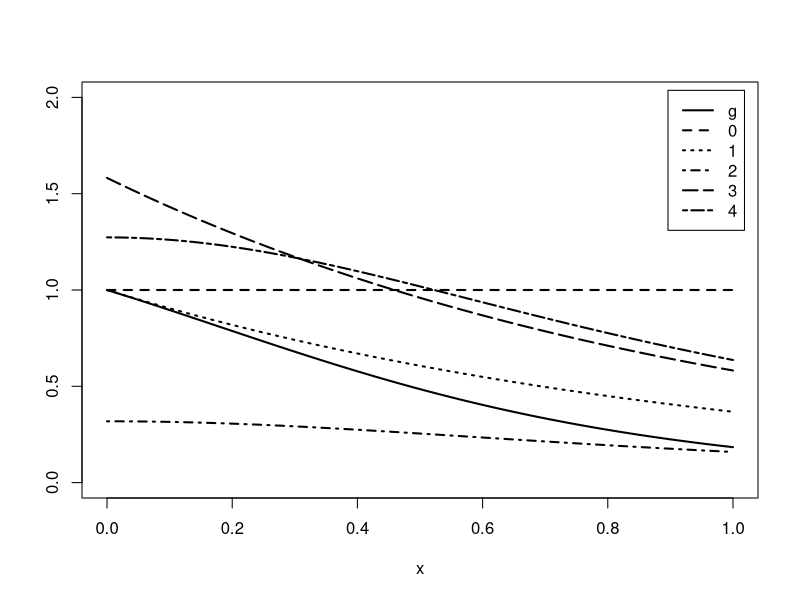
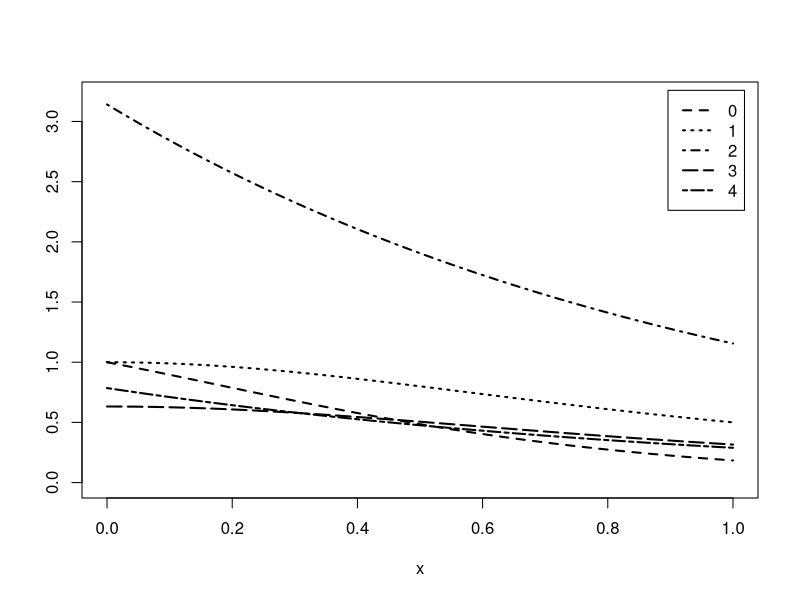

The R source for these figures, in order:
#######################################################
###    Statistical Computing with R  2e             ###
###    Maria L. Rizzo                               ###
###    Chapman & Hall/CRC The R Series              ###
###    ISBN 9781466553323 - CAT# K15269             ###
###    January 2019                                 ###
###                                                 ###
###  R code for Chapter 6                           ###
###  Monte Carlo Integration and Variance Reduction ###
#######################################################


### Example 6.1 (Simple Monte Carlo integration)

    m <- 10000
    x <- runif(m)
    theta.hat <- mean(exp(-x))
    print(theta.hat)
    print(1 - exp(-1))


### Example 6.2 (Simple Monte Carlo integration, cont.)

    m <- 10000
    x <- runif(m, min=2, max=4)
    theta.hat <- mean(exp(-x)) * 2
    print(theta.hat)
    print(exp(-2) - exp(-4))


### Example 6.3 (Monte Carlo integration, unbounded interval)

    x <- seq(.1, 2.5, length = 10)
    m <- 10000
    u <- runif(m)
    cdf <- numeric(length(x))
    for (i in 1:length(x)) {
        g <- x[i] * exp(-(u * x[i])^2 / 2)
        cdf[i] <- mean(g) / sqrt(2 * pi) + 0.5
    }

    Phi <- pnorm(x)
    print(round(rbind(x, cdf, Phi), 3))


### Example 6.4 (Example 6.3, cont.)

    x <- seq(.1, 2.5, length = 10)
    m <- 10000
    z <- rnorm(m)
    dim(x) <- length(x)
    p <- apply(x, MARGIN = 1,
             FUN = function(x, z) {mean(z < x)}, z = z)

    Phi <- pnorm(x)
    print(round(rbind(x, p, Phi), 3))


### Example 6.5 (Error bounds for MC integration)

    x <- 2
    m <- 10000
    z <- rnorm(m)
    g <- (z < x)  #the indicator function
    v <- mean((g - mean(g))^2) / m
    cdf <- mean(g)
    c(cdf, v)
    c(cdf - 1.96 * sqrt(v), cdf + 1.96 * sqrt(v))


### Example 6.6 (Antithetic variables)

    MC.Phi <- function(x, R = 10000, antithetic = TRUE) {
        u <- runif(R/2)
        if (!antithetic) v <- runif(R/2) else
            v <- 1 - u
        u <- c(u, v)
        cdf <- numeric(length(x))
        for (i in 1:length(x)) {
            g <- x[i] * exp(-(u * x[i])^2 / 2)
            cdf[i] <- mean(g) / sqrt(2 * pi) + 0.5
        }
        cdf
    }


    x <- seq(.1, 2.5, length=5)
    Phi <- pnorm(x)
    set.seed(123)
    MC1 <- MC.Phi(x, anti = FALSE)
    set.seed(123)
    MC2 <- MC.Phi(x)
    print(round(rbind(x, MC1, MC2, Phi), 5))


    m <- 1000
    MC1 <- MC2 <- numeric(m)
    x <- 1.95
    for (i in 1:m) {
        MC1[i] <- MC.Phi(x, R = 1000, anti = FALSE)
        MC2[i] <- MC.Phi(x, R = 1000)
    }

    print(sd(MC1))
    print(sd(MC2))
    print((var(MC1) - var(MC2))/var(MC1))


### Example 6.7 (Control variate)

    m <- 10000
    a <- - 12 + 6 * (exp(1) - 1)
    U <- runif(m)
    T1 <- exp(U)                  #simple MC
    T2 <- exp(U) + a * (U - 1/2)  #controlled

    mean(T1)
    mean(T2)
    (var(T1) - var(T2)) / var(T1)


### Example 6.8 (MC integration using control variates)

    f <- function(u)
        exp(-.5)/(1+u^2)

    g <- function(u)
        exp(-u)/(1+u^2)

    set.seed(510) #needed later
    u <- runif(10000)
    B <- f(u)
    A <- g(u)

    cor(A, B)
    a <- -cov(A,B) / var(B)    #est of c*
    a

    m <- 100000
    u <- runif(m)
    T1 <- g(u)
    T2 <- T1 + a * (f(u) - exp(-.5)*pi/4)

    c(mean(T1), mean(T2))
    c(var(T1), var(T2))
    (var(T1) - var(T2)) / var(T1)


### Example 6.9 (Control variate and regression)

    
    set.seed(510)
    mu <- exp(-.5)*pi/4
    u <- runif(10000)
    f <- exp(-.5)/(1+u^2)
    g <- exp(-u)/(1+u^2)
    L <- lm(g ~ f)
    L
    c.star <- - L$coeff[2]
    c.star 
    
    theta.hat <- sum(L$coeff * c(1, mu))  #pred. value at mu
    theta.hat
    summary(L)$sigma^2
    summary(L)$r.squared

### Example 6.10 (Control variates and multiple regression)
    
    # Example 6.9 continued with a second control variate
    # and multiple regression to estimate vector c*
    
    u <- runif(10000)
    f1 <- exp(-.5) / (1+u^2)
    f2 <- exp(-u) / (1-exp(-1))
    g <- exp(-u) / (1+u^2)
    
    L2 <- lm(g ~ f1 + f2)
    
    L2$coeff
    c.star <-  - L2$coeff[2:3]
    c.star
    mu1 <- exp(-.5)*pi/4
    mu2 <- 1
    mu <- c(mu1, mu2)
    
    # theta.hat is the predicted response at mu
    # alternately can use predict.lm method
    
    theta.hat <- sum(L2$coeff * c(1, mu))  #pred. value at mu
    theta.hat
    
    ## alternately
    df <- data.frame(f1=mu1, f2=mu2)
    theta.hat <-predict(L2, df)
    
    # MSE / n is the est. variance of the control estimator
    MSE <- summary(L2)$sigma^2 
    MSE
    sqrt(MSE / 10000)
    
    
    # compare with the previous estimates using
    # naive MC and control variate f1(u)
    # var1=.060231423 var2=.003124814
    var0 <- 0.060231423  #naive MC
    var1 <- 0.003117644   #controlled estimator with f1
    var2 <- MSE  #new estimator
    
    # percent reduction in variance
    # it is a weighted average of R^2 values
    # so easier to compute directly
    
    100 * (var0 - var1) / var0
    100 * (var1 - var2) / var1
    100 * (var0 - var2) / var0
    
### Example 6.11 (Choice of the importance function)
    #code for plot is at the end of the file

    m <- 10000
    theta.hat <- se <- numeric(5)
    g <- function(x) {
        exp(-x - log(1+x^2)) * (x > 0) * (x < 1)
        }

    x <- runif(m)     #using f0
    fg <- g(x)
    theta.hat[1] <- mean(fg)
    se[1] <- sd(fg)

    x <- rexp(m, 1)   #using f1
    fg <- g(x) / exp(-x)
    theta.hat[2] <- mean(fg)
    se[2] <- sd(fg)

    x <- rcauchy(m)   #using f2
    i <- c(which(x > 1), which(x < 0))
    x[i] <- 2  #to catch overflow errors in g(x)
    fg <- g(x) / dcauchy(x)
    theta.hat[3] <- mean(fg)
    se[3] <- sd(fg)

    u <- runif(m)     #f3, inverse transform method
    x <- - log(1 - u * (1 - exp(-1)))
    fg <- g(x) / (exp(-x) / (1 - exp(-1)))
    theta.hat[4] <- mean(fg)
    se[4] <- sd(fg)

    u <- runif(m)    #f4, inverse transform method
    x <- tan(pi * u / 4)
    fg <- g(x) / (4 / ((1 + x^2) * pi))
    theta.hat[5] <- mean(fg)
    se[5] <- sd(fg)

    rbind(theta.hat, se / sqrt(m))


### Example 6.12 (Example 6.11, cont.)

    M <- 20   #number of replicates
    T2 <- numeric(4)
    estimates <- matrix(0, 10, 2)

    g <- function(x) {
        exp(-x - log(1+x^2)) * (x > 0) * (x < 1) }

    for (i in 1:10) {
        estimates[i, 1] <- mean(g(runif(M)))
        T2[1] <- mean(g(runif(M/4, 0, .25)))
        T2[2] <- mean(g(runif(M/4, .25, .5)))
        T2[3] <- mean(g(runif(M/4, .5, .75)))
        T2[4] <- mean(g(runif(M/4, .75, 1)))
        estimates[i, 2] <- mean(T2)
    }

    estimates
    apply(estimates, 2, mean)
    apply(estimates, 2, var)


### Example 6.13 (Examples 6.11-6.12, cont.)

    M <- 10000  #number of replicates
    k <- 10     #number of strata
    r <- M / k  #replicates per stratum
    N <- 50     #number of times to repeat the estimation
    T2 <- numeric(k)
    estimates <- matrix(0, N, 2)

    g <- function(x) {
        exp(-x - log(1+x^2)) * (x > 0) * (x < 1)
        }

    for (i in 1:N) {
        estimates[i, 1] <- mean(g(runif(M)))
        for (j in 1:k)
            T2[j] <- mean(g(runif(M/k, (j-1)/k, j/k)))
        estimates[i, 2] <- mean(T2)
    }

    apply(estimates, 2, mean)
    apply(estimates, 2, var)



### Plot importance functions in Figures 6.1(a) and 6.1.(b)

    #par(ask = TRUE) #uncomment to pause between graphs

    x <- seq(0, 1, .01)
    w <- 2
    f1 <- exp(-x)
    f2 <- (1 / pi) / (1 + x^2)
    f3 <- exp(-x) / (1 - exp(-1))
    f4 <- 4 / ((1 + x^2) * pi)
    g <- exp(-x) / (1 + x^2)

    #for color change lty to col

    #figure (a)
    plot(x, g, type = "l", main = "", ylab = "",
         ylim = c(0,2), lwd = w)
    lines(x, g/g, lty = 2, lwd = w)
    lines(x, f1, lty = 3, lwd = w)
    lines(x, f2, lty = 4, lwd = w)
    lines(x, f3, lty = 5, lwd = w)
    lines(x, f4, lty = 6, lwd = w)
    legend("topright", legend = c("g", 0:4),
           lty = 1:6, lwd = w, inset = 0.02)

    #figure (b)
    plot(x, g, type = "l", main = "", ylab = "",
        ylim = c(0,3.2), lwd = w, lty = 2)
    lines(x, g/f1, lty = 3, lwd = w)
    lines(x, g/f2, lty = 4, lwd = w)
    lines(x, g/f3, lty = 5, lwd = w)
    lines(x, g/f4, lty = 6, lwd = w)
    legend("topright", legend = c(0:4),
           lty = 2:6, lwd = w, inset = 0.02)

    